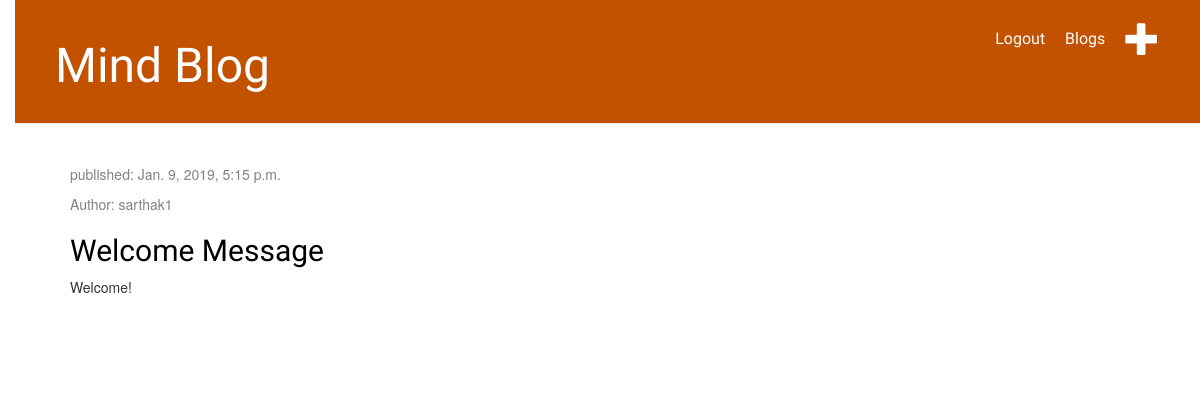
The app's page / (signed in), older data.
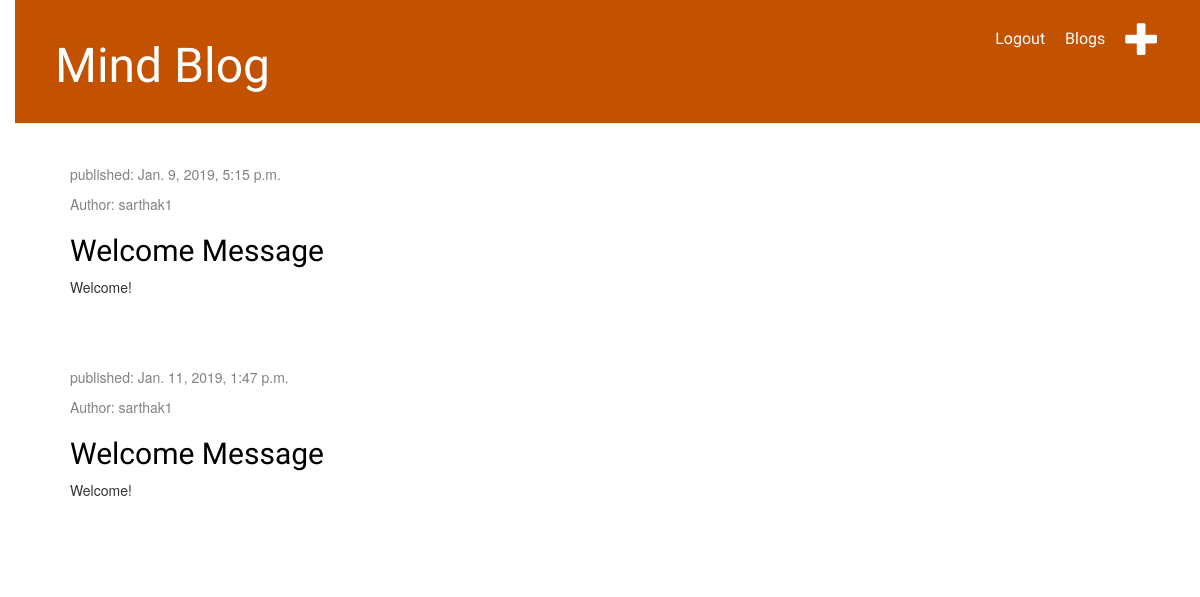
The same page, newer data.
### blogapp/models.py (models this page shows, shortened)
class Post(models.Model):
    author = models.ForeignKey(settings.AUTH_USER_MODEL, on_delete = models.CASCADE)
    title = models.CharField(max_length = 200)
    text = models.TextField()
    created_date = models.DateTimeField(default = timezone.now)
    published_date = models.DateTimeField(blank =True, null = True)

### blogapp/views.py (the view)
# urls.py: path('', views.post_list, name = 'post_list'),
@login_required
def post_list(request):
    posts = Post.objects.filter(published_date__lte = timezone.now()).order_by('published_date')
    return render(request,'blogapp/post_list.html',{'posts': posts})

### blogapp/templates/blogapp/post_list.html
{% extends 'blogapp/base.html'%}
{% block content %}
                        {% for post in posts %}
                            <div class="post">
                                <div class="date">
                                    <p>published: {{ post.published_date }}</p>
                                    <p>Author: {{post.author }}</p>
                                </div>
                                <h2><a href="{% url 'post_detail' pk=post.pk %}">{{ post.title }}</a></h2>
                                <p>{{ post.text|linebreaksbr }}</p>
                            </div>
                        {% endfor %}
{% endblock %}

### blogapp/templates/blogapp/base.html (shortened to what this page needs)
{% load static %}
<html>
        <link rel="stylesheet" href="https://maxcdn.bootstrapcdn.com/bootstrap/3.3.7/css/bootstrap.min.css">
        <link rel="stylesheet" href="{% static 'css/blogapp.css' %}">
    <head>
    </head>
    <body>
        <div class = "page-header">
            {% if user.is_authenticated %}
            <a href="{% url 'post_new' %}" class="top-menu"><span class="glyphicon glyphicon-plus"></span></a>
            {% endif %}
            {% if user.is_authenticated %}
             <h4><a  href="{% url 'home' %}" class="top-menu"><span>Blogs</span></a></h4>
             <h4><a  href="{% url 'logout' %}" class="top-menu"><span>Logout</span></a></h4>
            {% else %}
             <h4><a  href="{% url 'login' %}" class="top-menu"><span>Login</span></a></h4>
             <h4><a  href="{% url 'register' %}" class="top-menu"><span>Register</span></a></h4>
            {% endif %}
            <h1><a href = "/">Mind Blog</a></h1>
        </div>
        <br>
        <div class="content container">
                <div class="row">
                    <div class="col-md-8">
                        {% block content %}
                        {% endblock %}
                    </div>
                </div>
            </div>
    </body>
</html>

### blogapp/static/css/blogapp.css (style rules this page uses)
h1 a, h3 a, h4 a { color: #C25100; font-family: 'Raleway', sans-serif; }
body { padding-left: 15px; }
.page-header { background-color: #C25100; margin-top: 0; padding: 20px 20px 20px 40px; }
.page-header h1, .page-header h1 a, .page-header h1 a:visited, .page-header h1 a:active { color: #ffffff; font-size: 36pt; text-decoration: none; }
.page-header h4 a { color: #ffffff; font-size: 12pt; text-decoration: none; }
.content { margin-left: 40px; }
h1, h2, h3, h4 { font-family: 'Raleway', cursive; }
.date { color: #828282; }
.top-menu, .top-menu:hover, .top-menu:visited { color: #ffffff; float: right; font-size: 26pt; margin-right: 20px; }
.post { margin-bottom: 70px; }
.post h2 a, .post h2 a:visited { color: #000000; }

Row changes from the older to the newer data that the page shows:
added Post: published_date "Jan. 11, 2019, 1:47 p.m.", author "sarthak1", title "Welcome Message", text "Welcome!"
